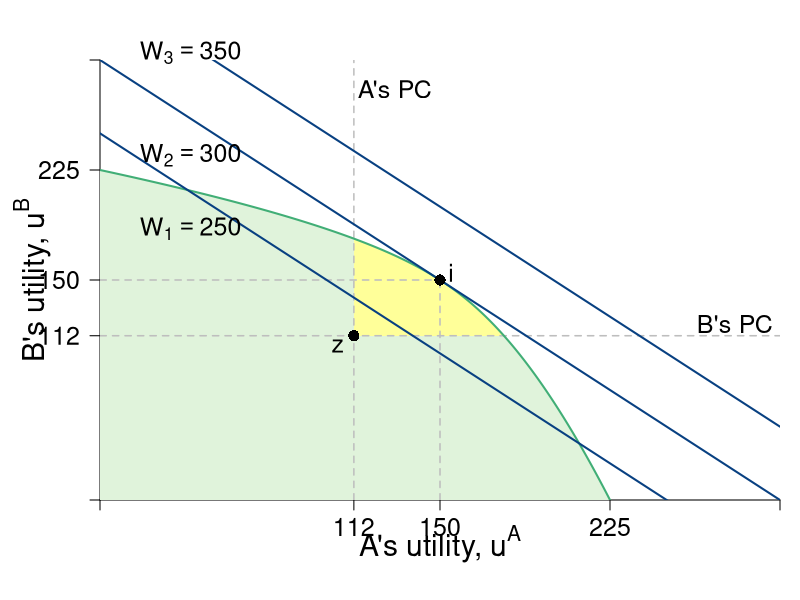

Source code (R):
#Graph Designer: Scott Cohn
#Authors: Bowles and Halliday
#Title: Coordination, Conflict and Competition: A Text in Microeconomics

####################################
# Version with Feas Set Full Shade
####################################

# Graph Initialize --------------------------------------------------------
library(tidyverse)
require(shape)
pdf(file = "coordination_failures/coord_upf.pdf", width = 9, height = 7)

#Set parameters for graphics
pointsize <- 1.8
axislabelsize <- 1.8
labelsize <- 1.5
namesize <- 1.8
annotatesize <- 1.5
graphlinewidth <- 2
segmentlinewidth <- 1.5

COL <- c("#7fc97f", "#beaed4", "#fdc086", "#ffff99", "#386cb0", "#f0027f", "#bf5b17", "#666666")
COLA <- c("#e0f3db", "#99d8c9","#66c2a4","#41ae76", "#238b45", "#005824")
COLB <- c("#4eb3d3", "#2b8cbe", "#0868ac","#084081")

par(mar =  c(5, 5, 3, 1))

# Functions ---------------------------------------------------------------

uA <- function(ha, hb, alpha = 30, beta = 1/2) {
  (alpha - beta * (ha + hb)) * ha - 0.5 * (ha)^2
}

uB <- function(ha, hb, alpha = 30, beta = 1/2) {
  (alpha - beta * (ha + hb)) * hb - 0.5 * (hb)^2
}

PEC <- function(ha, alpha = 30, beta = 1/2) {
  a = beta * (1 + 2 * beta)
  
  b = -alpha * (1 + 3 * beta) + (1 + 2 * beta)^2 * ha
  
  c = alpha^2 - alpha * (1 + 3 * beta) * ha + beta * (1 + 2 * beta) * ha^2
  
  delta = b ^ 2 - 4 * a * c
  
  return((-b - sqrt(delta)) / (2 * a))
}

# Axis Setup --------------------------------------------------------------

xlims <- c(0, 300)
ylims <- c(0, 300)

npts <- 501 
x <- seq(xlims[1], xlims[2], length.out = npts)
y <- seq(ylims[1], ylims[2], length.out = npts) 

plot(0, 0, xlim = xlims, ylim = ylims, type = "n",
     xlab = expression(paste("")),
     ylab = expression(paste("")), 
     xaxt = "n", 
     yaxt = "n", 
     cex.lab = axislabelsize, 
     bty = "n",
     xaxs = "i", 
     yaxs = "i")

ticksy <- c(0, 112, 150, 225, ylims[2])
ylabels <- c(NA, 112, 150, 225, NA)
ticksx <- c(0, 112, 150, 225, xlims[2])
xlabels <- c(NA, 112, 150, 225, NA)

axis(1, at = ticksx,  pos = 0, labels = xlabels, las = 1, cex.axis = labelsize)
axis(2, at = ticksy, pos = 0, labels = ylabels, las = 1, cex.axis = labelsize)

npts <- 500 
xx1 <- seq(xlims[1], xlims[2], length.out = npts)

text(0.5*xlims[2], -30, expression(paste("A's utility, ", u^A)), xpd = TRUE, cex = axislabelsize)
text(-30, 0.5*ylims[2], expression(paste("B's utility, ", u^B)), xpd = TRUE, cex = axislabelsize, srt = 90) 


# Calculations ------------------------------------------------------------

# Create `ha` and `hb`

ha <- seq(xlims[1], 15, length.out = npts) 
hb <- PEC(ha)

# Plug `ha` and `hb` into `uA` and `uB`
uA_vec <- uA(ha, hb)  # x-coord
uB_vec <- uB(ha, hb)  # y-coord

#To understand the relationship between the vectors make a tibble to check
utdf <- tibble(uA_vec, uB_vec)

# W-hat

W = c(250, 300, 350)

# Shading -----------------------------------------------------------------

polygon(uA_vec, 
        uB_vec,
        border = FALSE, col = COLA[1])

# Comment this section out to shade above z
polygon(c(0, 0, max(uA_vec)),
        c(0, max(uB_vec), 0),
        border = FALSE, col = COLA[1])

#217 to 415 
Apvec <- uA_vec[217:415]
Bpvec <- uB_vec[217:415]

#Shade the bargaining set
polygon(x = c(112, Apvec, 112, 112), 
         y = c(112, Bpvec, 112, 112),
         border = FALSE, col = COL[4])


# Segments ----------------------------------------------------------------

# to i
segments(0, 150, 150, 150, lty = 2, col = "gray" , lwd = segmentlinewidth)
segments(150, 0, 150, 150, lty = 2, col = "gray" , lwd = segmentlinewidth)

# to z
segments(0, 112, xlims[2], 112, lty = 2, col = "gray" , lwd = segmentlinewidth)
segments(112, 0, 112, ylims[2], lty = 2, col = "gray" , lwd = segmentlinewidth)


# Lines -------------------------------------------------------------------

# extend uA to eliminate scope error
extend <- seq(226, xlims[2], length.out = npts)
uA_vec_extend <- append(uA_vec, extend)

lines(uA_vec,
      uB_vec,
      col = COLA[4],
      lty = 1,
      lwd = graphlinewidth
)

# Iso-Soc Wel -> uB = W - uA
lines(
  uA_vec_extend,
  W[1] - uA_vec_extend,
  col = COLB[4],
  lty = 1,
  lwd = graphlinewidth
)

lines(
  uA_vec_extend,
  W[2] - uA_vec_extend,
  col = COLB[4],
  lty = 1,
  lwd = graphlinewidth
)

lines(
  uA_vec_extend,
  W[3] - uA_vec_extend,
  col = COLB[4],
  lty = 1,
  lwd = graphlinewidth
)

# Labels ------------------------------------------------------------------

# Label i 
points(150, 150, pch = 16, col = "black", cex = 1.5)
text(155, 155, expression(i), cex = labelsize)

# label z
points(112, 112, pch = 16, col = "black", cex = 1.5)
text(105, 105, expression(z), cex = labelsize)

text(130, 280, expression(paste("A's PC")), cex = labelsize)
# label fallbacks
text(280, 120, expression(paste("B's PC")), cex = labelsize)

text(40, 185, expression(paste(W[1] == 250)), cex = labelsize)
text(40, 235, expression(paste(W[2] == 300)), cex = labelsize)
text(40, 305, expression(paste(W[3] == 350)), cex = labelsize, xpd = TRUE)

# Note: these are not the TIOLI's from the book; 
# The ones from the book are calculated relative to the NE to 
# compare TIOLI and PSP vs. NE. 
# label tA and tB
# points(112, uB_vec[216], pch = 16, col = "black", cex = 1.5)
# text(108, uB_vec[216] - 10, expression(t^A), cex = labelsize)
# 
# points(uB_vec[216], 112, pch = 16, col = "black", cex = 1.5)
# text(uB_vec[216] - 5, 103, expression(t^B), cex = labelsize)



dev.off()
